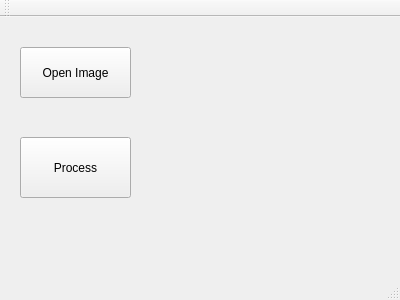
<?xml version="1.0" encoding="UTF-8"?>
<ui version="4.0">
 <class>MainWindow</class>
 <widget class="QMainWindow" name="MainWindow">
  <property name="geometry">
   <rect>
    <x>0</x>
    <y>0</y>
    <width>400</width>
    <height>300</height>
   </rect>
  </property>
  <property name="windowTitle">
   <string>MainWindow</string>
  </property>
  <widget class="QWidget" name="centralWidget">
   <widget class="QPushButton" name="pushButton">
    <property name="geometry">
     <rect>
      <x>20</x>
      <y>30</y>
      <width>111</width>
      <height>51</height>
     </rect>
    </property>
    <property name="text">
     <string>Open Image</string>
    </property>
   </widget>
   <widget class="QPushButton" name="pushButton_2">
    <property name="geometry">
     <rect>
      <x>20</x>
      <y>120</y>
      <width>111</width>
      <height>61</height>
     </rect>
    </property>
    <property name="text">
     <string>Process</string>
    </property>
   </widget>
   <widget class="QLabel" name="label">
    <property name="geometry">
     <rect>
      <x>260</x>
      <y>100</y>
      <width>67</width>
      <height>17</height>
     </rect>
    </property>
    <property name="text">
     <string/>
    </property>
   </widget>
  </widget>
  <widget class="QMenuBar" name="menuBar">
   <property name="geometry">
    <rect>
     <x>0</x>
     <y>0</y>
     <width>400</width>
     <height>22</height>
    </rect>
   </property>
  </widget>
  <widget class="QToolBar" name="mainToolBar">
   <attribute name="toolBarArea">
    <enum>TopToolBarArea</enum>
   </attribute>
   <attribute name="toolBarBreak">
    <bool>false</bool>
   </attribute>
  </widget>
  <widget class="QStatusBar" name="statusBar"/>
 </widget>
 <layoutdefault spacing="6" margin="11"/>
 <resources/>
 <connections/>
</ui>
